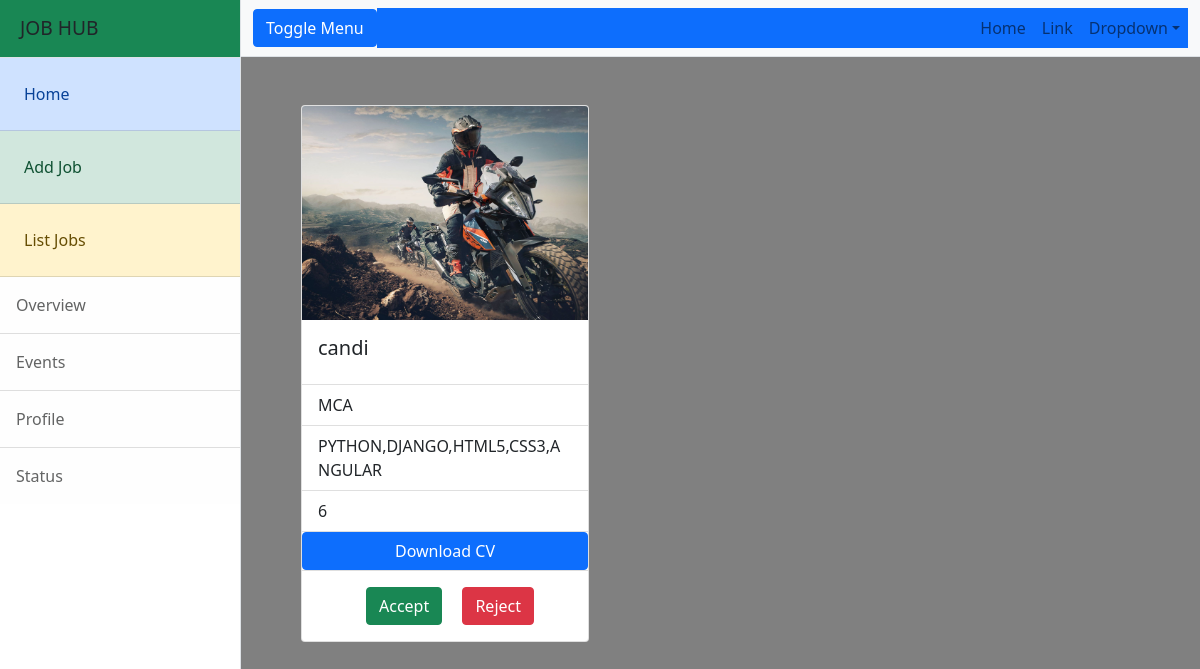
Page /employer/applications/detail11 on the committed database.
### employer/models.py (models this page shows)
class Applications(models.Model):
    applicant=models.ForeignKey(User,on_delete=models.CASCADE,related_name="applicant")
    job=models.ForeignKey(Jobs,on_delete=models.CASCADE)
    options=(
        ("applied","applied"),
        ("accepted","accepted"),
        ("rejected0","rejected"),
        ("pending","pending"),
        ("cancelled","cancelled")
    )
    status=models.CharField(max_length=120,choices=options,default="applied")
    date=models.DateTimeField(auto_now_add=True)
    class Meta:
        unique_together= ("applicant","job")

class User(AbstractUser):
    options=(
        ("employer","employer"),
        ("candidate","candidate")
    )
    role=models.CharField(max_length=120,choices=options,default="candidate")
    phone=models.CharField(max_length=12,null=True)

### candidate/models.py (models this page shows)
class CandidateProfile(models.Model):
    user=models.OneToOneField(User,on_delete=models.CASCADE,related_name="candidate")
    profile_pic=models.ImageField(upload_to="canprofiles")
    resume=models.FileField(upload_to="cvs",null=True)
    qualification=models.CharField(max_length=120)
    skills=models.CharField(max_length=120)
    experience=models.PositiveIntegerField(default=0)

### employer/views.py (the view)
# urls.py: path("applications/detail<int:id>",views.EmployeeApplicationDetailView.as_view(),name='emp-app-detail')
class EmployeeApplicationDetailView(DetailView):
    model = Applications
    template_name = "emp-appdetail.html"
    context_object_name = "application"
    pk_url_kwarg = "id"

### employer/templates/emp-appdetail.html
{%extends 'base.html'%}
{%block body_block%}
<div class="card mt-5 ms-5 align-centre" style="width: 18rem;">
  <img src="{{application.applicant.candidate.profile_pic.url}}" class="card-img-top" alt="...">
  <div class="card-body">
    <h5 class="card-title">{{application.applicant.username}}</h5>
  </div>
  <ul class="list-group list-group-flush">
    <li class="list-group-item">{{application.applicant.candidate.qualification}}</li>
    <li class="list-group-item">{{application.applicant.candidate.skills}}</li>
    <li class="list-group-item">{{application.applicant.candidate.experience}}</li>
    <a href="{{application.applicant.candidate.resume.url}}" class="btn btn-primary">Download CV</a>
  </ul>
  <div class="card-body ms-5 ">
    <a href="#" class="card-link btn btn-success" >Accept</a>
    <a href="#" class="card-link btn btn-danger">Reject</a>
  </div>
</div>
{%endblock%}

### employer/static/css/desi.css (style rules this page uses)
body { background:grey; }

### rows in the picture
Applications: applicant.candidate.profile_pic (picture), applicant.username "candi", applicant.candidate.qualification "MCA", applicant.candidate.skills "PYTHON,DJANGO,HTML5,CSS3,ANGULAR", applicant.candidate.experience "6"
